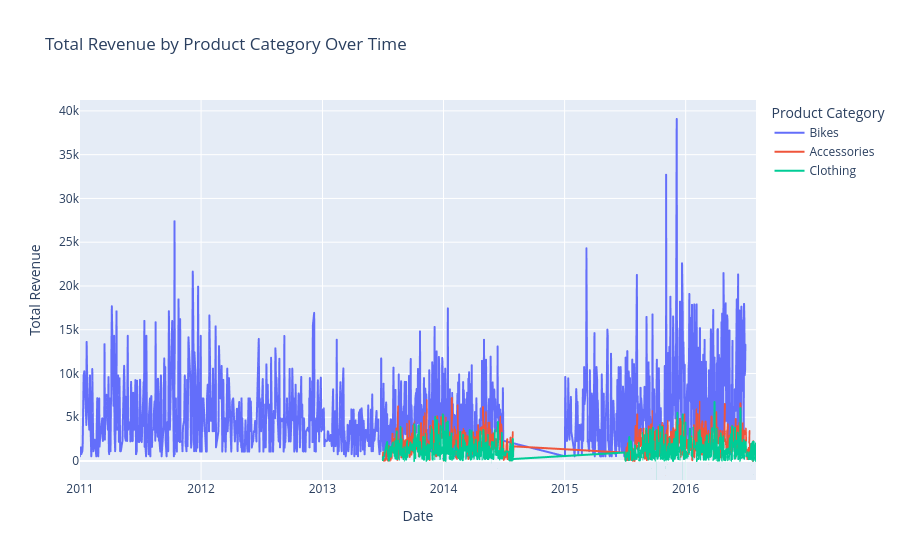

The code cell stored with this chart in its notebook:
### Code cell
# Using plotly express for interactive plots
import plotly.express as px
fig = px.line(
    sp.reset_index(),
    x="Date",
    y="Total Revenue",
    color="Product Category",
    title="Total Revenue by Product Category Over Time",
)
fig.show()

### Figure 1 — Plotly figure (JSON) as saved in the notebook; plotly's stock layout.template omitted (floating-point values rounded to 4 significant figures; data arrays with more than 128 entries replaced by an {"elided": "..."} marker saying what was removed)
{"data": [{"hovertemplate": "Product Category=Bikes<br>Date=%{x}<br>Total Revenue=%{y}<extra></extra>", "legendgroup": "Bikes", "line": {"color": "#636efa", "dash": "solid"}, "marker": {"symbol": "circle"}, "mode": "lines", "name": "Bikes", "showlegend": true, "type": "scattergl", "x": {"elided": "1258 str values"}, "xaxis": "x", "y": {"elided": "1258 int values"}, "yaxis": "y"}, {"hovertemplate": "Product Category=Accessories<br>Date=%{x}<br>Total Revenue=%{y}<extra></extra>", "legendgroup": "Accessories", "line": {"color": "#EF553B", "dash": "solid"}, "marker": {"symbol": "circle"}, "mode": "lines", "name": "Accessories", "showlegend": true, "type": "scattergl", "x": {"elided": "783 str values"}, "xaxis": "x", "y": {"elided": "783 int values"}, "yaxis": "y"}, {"hovertemplate": "Product Category=Clothing<br>Date=%{x}<br>Total Revenue=%{y}<extra></extra>", "legendgroup": "Clothing", "line": {"color": "#00cc96", "dash": "solid"}, "marker": {"symbol": "circle"}, "mode": "lines", "name": "Clothing", "showlegend": true, "type": "scattergl", "x": {"elided": "680 str values"}, "xaxis": "x", "y": {"elided": "680 int values"}, "yaxis": "y"}], "layout": {"legend": {"title": {"text": "Product Category"}, "tracegroupgap": 0}, "title": {"text": "Total Revenue by Product Category Over Time"}, "xaxis": {"anchor": "y", "domain": [0, 1], "title": {"text": "Date"}}, "yaxis": {"anchor": "x", "domain": [0, 1], "title": {"text": "Total Revenue"}}}}
